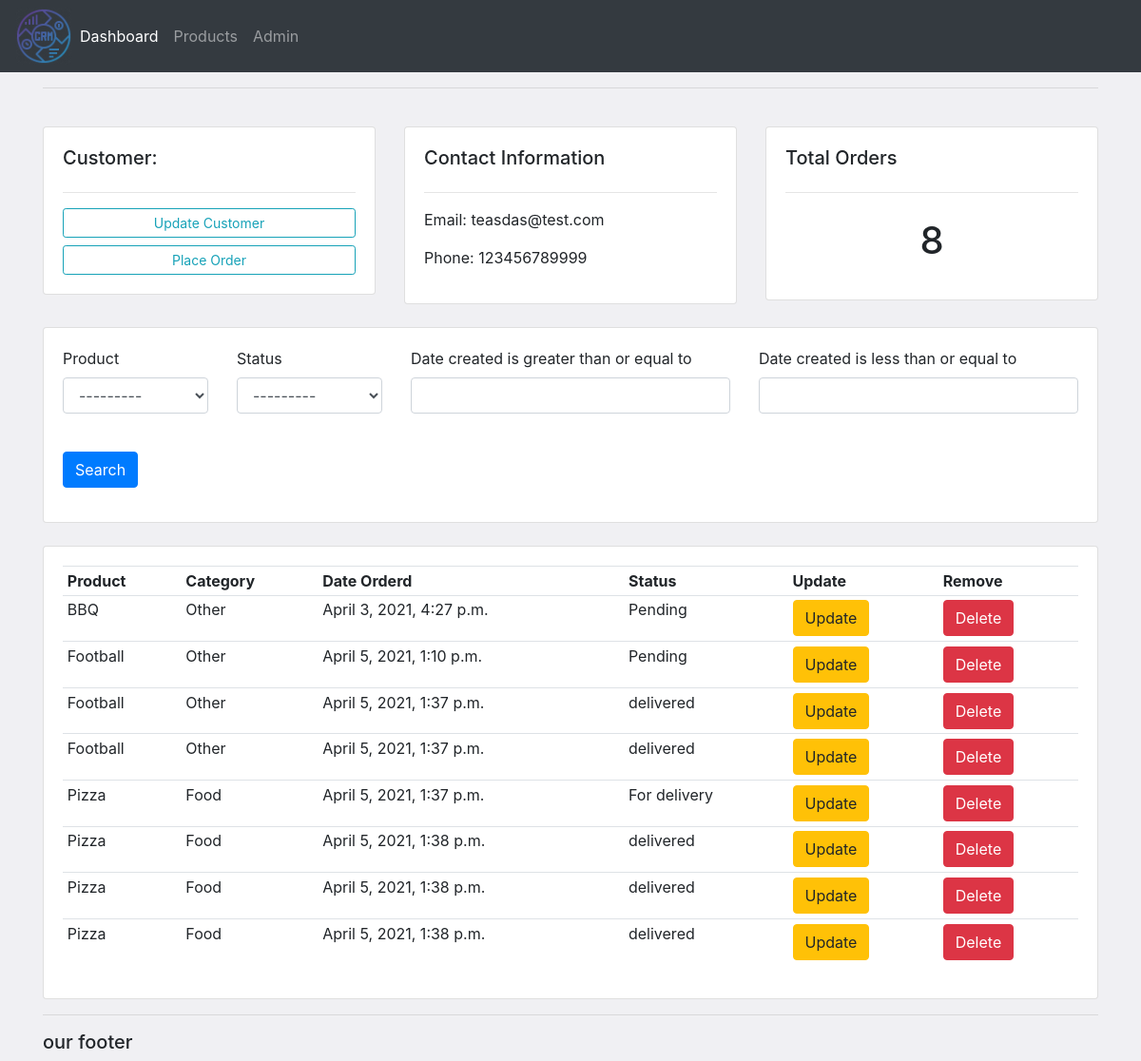
Screenshot of /customer/1 with the database file from the repository.
### accounts/models.py (models this page shows, shortened)
class Customer(models.Model):
    name = models.CharField(max_length=50, null=True)
    phone = models.IntegerField(null=True)
    email = models.EmailField(max_length=254, null=True)
    date_created = models.DateTimeField(auto_now_add=True)

class Order(models.Model):
    STATUS = (
        ('Pending', 'Pending'),
        ('For delivery', 'For delivery'),
        ('delivered', 'delivered'),
    )
    customer = models.ForeignKey(
        Customer, null=True, on_delete=models.SET_NULL)
    product = models.ForeignKey(Product, null=True, on_delete=models.SET_NULL)
    date_created = models.DateTimeField(auto_now_add=True, null=True)
    status = models.CharField(max_length=50, choices=STATUS)

class Product(models.Model):
    CATEGORY = (
        ('Food', 'Food'),
        ('Drink', 'Drink'),
        ('Other', 'Other'),
    )
    name = models.CharField(max_length=50, null=True)
    price = models.FloatField()
    tags = models.ManyToManyField(Tag)
    category = models.CharField(max_length=50, null=True, choices=CATEGORY)
    description = models.CharField(max_length=50, null=True, blank=True)
    date_created = models.DateTimeField(auto_now_add=True, null=True)
    def __str__(self):
        return self.name

### accounts/views.py (the view)
# urls.py: path('customer/<str:pk>', views.customer, name="customer"),
def customer(request, pk):
    customer = get_object_or_404(Customer, id=pk)
    orders = customer.order_set.all()
    orders_count = orders.count()
    myFilter = OrderFilter(request.GET, queryset=orders)
    orders = myFilter.qs
    context = {'customer': customer, 'orders': orders,
               'orders_count': orders_count, 'myFilter': myFilter}
    return render(request, 'accounts/customer.html', context)

### accounts/templates/accounts/customer.html
{% extends 'accounts/main.html' %}
{% load crispy_forms_tags %}
{% block content %}
<br>
<div class="row">
    <div class="col-md">
        <div class="card card-body">
            <h5>Customer:</h5>
            <hr>
            <a class="btn btn-outline-info  btn-sm btn-block" href="">Update Customer</a>
            <a class="btn btn-outline-info  btn-sm btn-block" href="{% url 'create_order' customer.id %}">Place
                Order</a>
        </div>
    </div>
    <div class="col-md">
        <div class="card card-body">
            <h5>Contact Information</h5>
            <hr>
            <p>Email: {{customer.email}}</p>
            <p>Phone: {{customer.phone}}</p>
        </div>
    </div>
    <div class="col-md">
        <div class="card card-body">
            <h5>Total Orders</h5>
            <hr>
            <h1 style="text-align: center;padding: 10px">{{orders_count}}</h1>
        </div>
    </div>
</div>
<br>
<div class="row">
    <div class="col">
        <div class="card card-body">
            <form method="get">
                <div class="row">
                    <div class="col-2">
                        {{ myFilter.form.product|as_crispy_field }}
                    </div>
                    <div class="col-2">
                        {{ myFilter.form.status|as_crispy_field }}
                    </div>
                    <div class="col-4">
                        {{ myFilter.form.start_date|as_crispy_field }}
                    </div>
                    <div class="col-4">
                        {{ myFilter.form.end_date|as_crispy_field }}
                    </div>
                    <div class=col-2><br><button class="btn btn-small btn-primary" type="submit">Search</button></div>
                </div>
            </form>
        </div>
    </div>
</div>
<br>
<div class="row">
    <div class="col-md">
        <div class="card card-body">
            <table class="table table-sm">
                <tr>
                    <th>Product</th>
                    <th>Category</th>
                    <th>Date Orderd</th>
                    <th>Status</th>
                    <th>Update</th>
                    <th>Remove</th>
                </tr>
                {% for order in orders %}
                <tr>
                    <td>{{order.product}}</td>
                    <td>{{order.product.category}}</td>
                    <td>{{order.date_created}}</td>
                    <td>{{order.status}}</td>
                    <td> <a class="btn btn-warning" href="{% url 'update_order' order.pk%}">Update</a></td>
                    <td> <a class="btn btn-danger" href="{% url 'delete_order' order.pk%}">Delete</a></td>
                </tr>
                {% endfor %}
            </table>
        </div>
    </div>
</div>
{% endblock content %}

### static/css/main.css (style rules this page uses)
body { background-color: #f0f0f3; }

### rows the page displays
Customer: email "teasdas@test.com", phone "123456789999"
Order: product "BBQ", product.category "Other", date_created "April 3, 2021, 4:27 p.m.", status "Pending"
Order: product "Football", product.category "Other", date_created "April 5, 2021, 1:10 p.m.", status "Pending"
Order: product "Football", product.category "Other", date_created "April 5, 2021, 1:37 p.m.", status "delivered"
Order: product "Football", product.category "Other", date_created "April 5, 2021, 1:37 p.m.", status "delivered"
Order: product "Pizza", product.category "Food", date_created "April 5, 2021, 1:37 p.m.", status "For delivery"
Order: product "Pizza", product.category "Food", date_created "April 5, 2021, 1:38 p.m.", status "delivered"
Order: product "Pizza", product.category "Food", date_created "April 5, 2021, 1:38 p.m.", status "delivered"
Order: product "Pizza", product.category "Food", date_created "April 5, 2021, 1:38 p.m.", status "delivered"

### other values shown
{{ orders_count }} "8"
